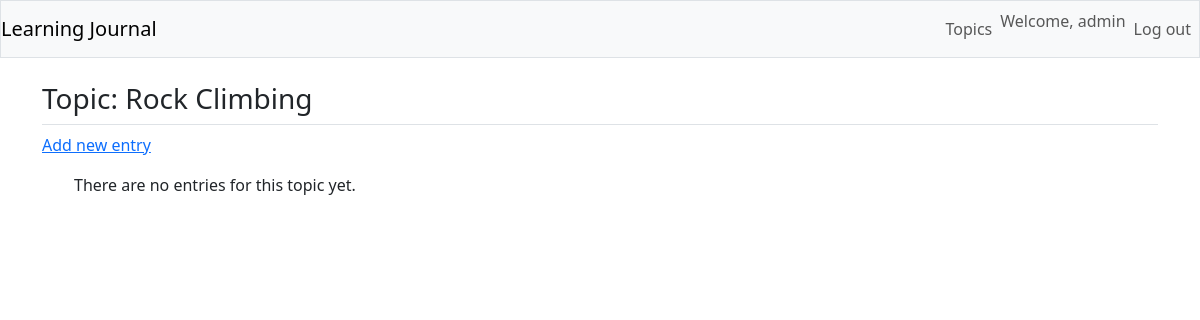
The app's page /topics/2/ (signed in), older data.
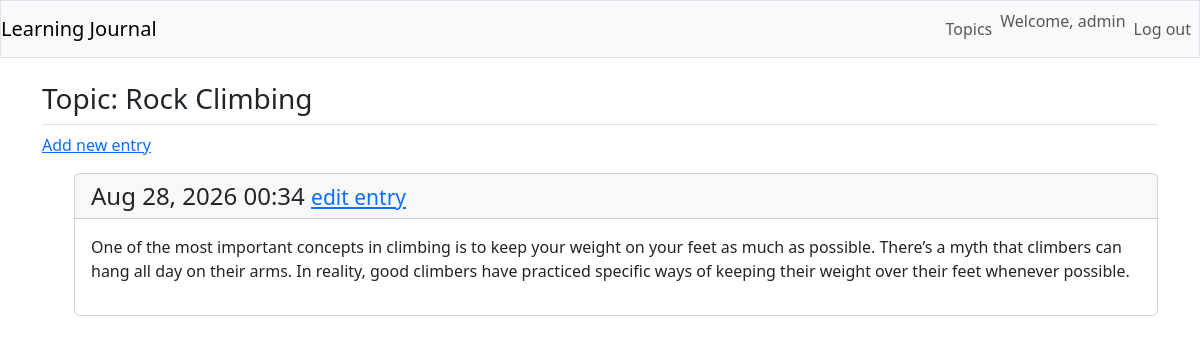
The same page, newer data.
### mypett/models.py (models this page shows, shortened)
class Entry(models.Model):
    topic = models.ForeignKey(Topic, on_delete=models.CASCADE)
    text = models.TextField()
    date_added = models.DateTimeField(auto_now_add=True)
    class Meta:
        verbose_name_plural = "entries"

### mypett/views.py (the view)
# urls.py: path("topics/<int:topic_id>/", views.topic, name="topic"),
@login_required
def topic(request, topic_id):
    topic = Topic.objects.get(id=topic_id)
    if topic.owner != request.user:
        raise Http404
    entries = topic.entry_set.order_by("-date_added")
    context = {"topic": topic, "entries": entries}
    return render(request, "mypett/topic.html", context)

### mypett/templates/mypett/topic.html
{% extends "mypett/base.html" %}
{% block page_header %}
<h3>Topic: {{ topic.text }}</h3>
{% endblock page_header %}
{% block content %}
<p>
  <a href="{% url 'mypett:new_entry' topic.id %}">Add new entry</a>
</p>
<ul>
  {% for entry in entries %}
  <div class="card mb-3">
   <h4 class="card-header">
    {{entry.date_added| date:'M d, Y H:i'}}
    <small>
      <a href="{% url 'mypett:edit_entry' entry.id %}">edit entry</a>
    </small>
   </h4>
   <div class="card-body">
     {{ entry.text|linebreaks }}
   </div>
  </div>
   {% empty %}
  <p>There are no entries for this topic yet.</p>
  {% endfor %}
{% endblock content %}

Row changes from the older to the newer data that the page shows:
added Entry: date_added "Aug 28, 2026 00:34", text "One of the most important concepts in climbing is to keep your weight on your feet as much as possible. There’s a myth that climbers can hang all day on their arms. In reality, good climbers have practiced speciﬁc ways of keeping their weight over their feet whenever possible."
Text that changed along with them:
text no longer shown: "There are no entries for this topic yet."
